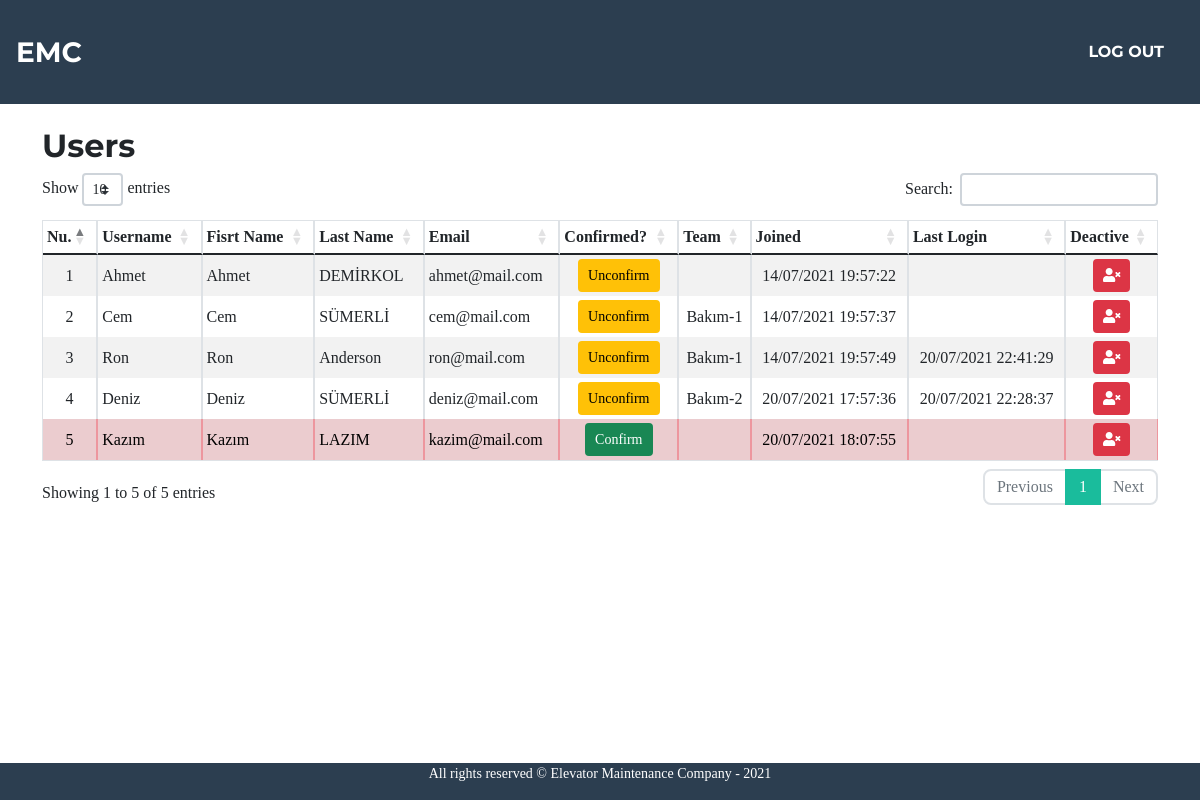
The app's page /userlist (signed in), older data.
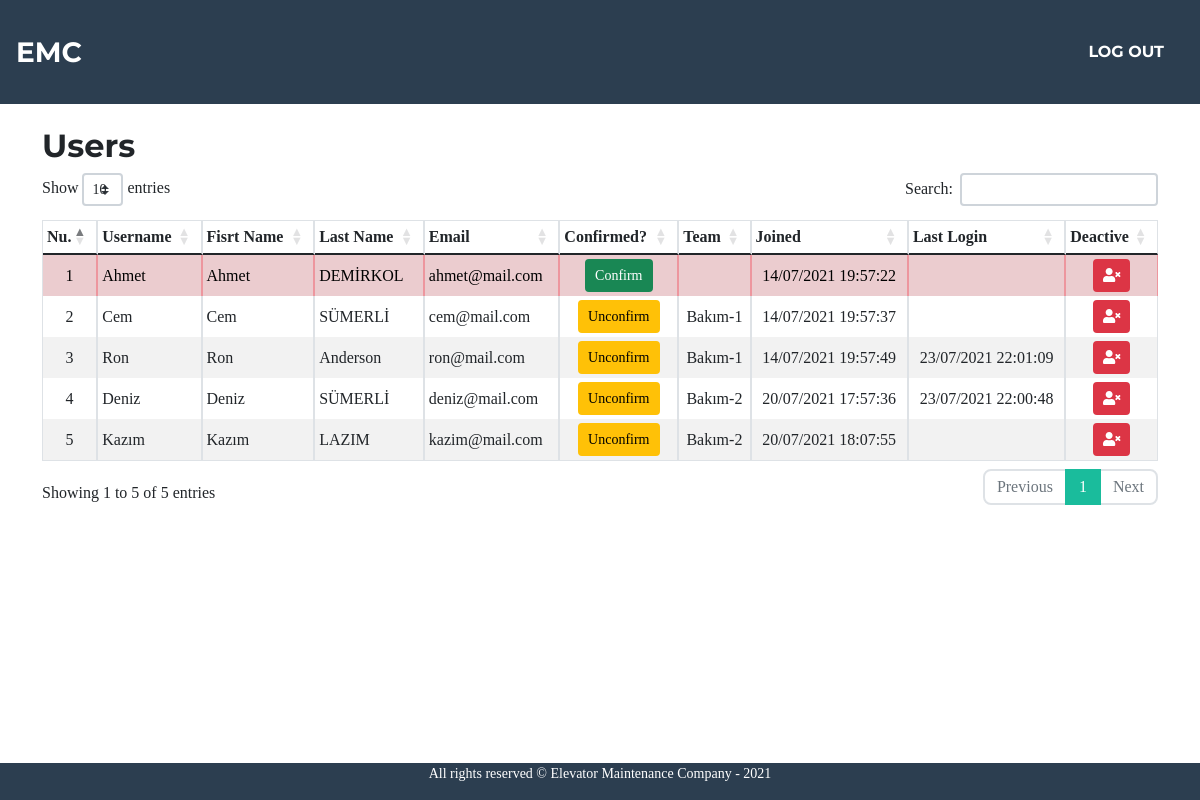
The same page, newer data.
### maintenance/models.py (models this page shows, shortened)
class User(AbstractUser):
    confirmed = models.BooleanField(default=False)

class Team(models.Model):
    leader = models.ForeignKey(User, on_delete=models.CASCADE, related_name="team_leader")
    name = models.CharField(max_length=50)
    description = models.CharField(max_length=200)

### maintenance/views.py (the view)
# urls.py: path("userlist", views.userlist, name="userlist"),
@login_required
def userlist(request):
    users = User.objects.exclude(is_staff=1).filter(is_active=1)
    for u in users:
        try:
            userTeam = UserTeam.objects.get(user_id = u.id)
            if userTeam:
                try:
                    team = Team.objects.get(pk=userTeam.team_id)
                    u.team = team.name
                except:
                    pass
        except:
            pass
    deActiveUsers = User.objects.filter(is_active=0)
    return render(request, "maintenance/userlist.html", {
        "users": users,
        "deActiveUsers":deActiveUsers
    })

### maintenance/templates/maintenance/userlist.html (shortened to what this page needs)
{% extends "maintenance/layout.html" %}
{% load tz %}
{% load static %}
{% block main %}
    {% if users %}
        <section id="activeUsers" style="margin-top: 15px;;">
        <h2 style="margin-top:15px;">Users</h2>
        <div class="table-responsive">
            <table class="table table-sm table-striped table-hover table-bordered">
                <thead style="text-align: center;">
                    <th>Nu.</th>
                    <th>Username</th>
                    <th>Fisrt Name</th>
                    <th>Last Name</th>
                    <th>Email</th>
                    <th>Confirmed?</th>
                    <th>Team</th>
                    <th>Joined</th>
                    <th>Last Login</th>
                    <th>Deactive</th>
                </thead>
                <tbody>
                    {% for user in users %}
                        <tr {% if not user.confirmed %} class="table-danger" {% endif %}>
                            <td style="text-align: center; vertical-align:middle;">{{ forloop.counter }}</td>
                            <td style="vertical-align:middle;">{{ user.username }}</td>
                            <td style="vertical-align:middle;">{{ user.first_name }}</td>
                            <td style="vertical-align:middle;">{{ user.last_name }}</td>
                            <td style="vertical-align:middle;">{{ user.email }}</td>
                            {% if user.confirmed %}
                                <td style="text-align: center; vertical-align:middle;"><a href="javascript:void(0)" class="btn btn-sm btn-warning conf" data-confirm="{{ user.id }}">Unconfirm</a></td>
                            {% else %}
                                <td style="text-align: center; vertical-align:middle;"><a href="javascript:void(0)" class="btn btn-sm btn-success conf" data-confirm="{{ user.id }}">Confirm</a></td>
                            {% endif %}
                            <td style="text-align: center; vertical-align:middle;">{{ user.team }}</td>
                            <td style="text-align: center; vertical-align:middle;">{{ user.date_joined|localtime|date:"d/m/Y H:i:s" }}</td>
                            <td style="text-align: center; vertical-align:middle;">{{ user.last_login|localtime|date:"d/m/Y H:i:s" }}</td>
                            <td style="text-align: center; vertical-align:middle;"><a href="{% url 'deActiveUser' user.id %}" class="btn btn-sm btn-danger"><i class='fas fa-user-times'></i></a></td>
                        </tr>
                    {% endfor %}
                </tbody>
            </table>
        </div>
        </section>
    {% else %}
        <div>
            <p>No users have been registered and active so far.</p>
        </div>
    {% endif %}
{% endblock %}

Row changes from the older to the newer data that the page shows:
changed User "Ahmet": confirmed "Unconfirm" → "Confirm"
changed User "Ron": last_login "20/07/2021 22:41:29" → "23/07/2021 22:01:09"
changed User "Deniz": last_login "20/07/2021 22:28:37" → "23/07/2021 22:00:48"
changed User "Kazım": team (not shown) → "Bakım-2"; confirmed "Confirm" → "Unconfirm"
